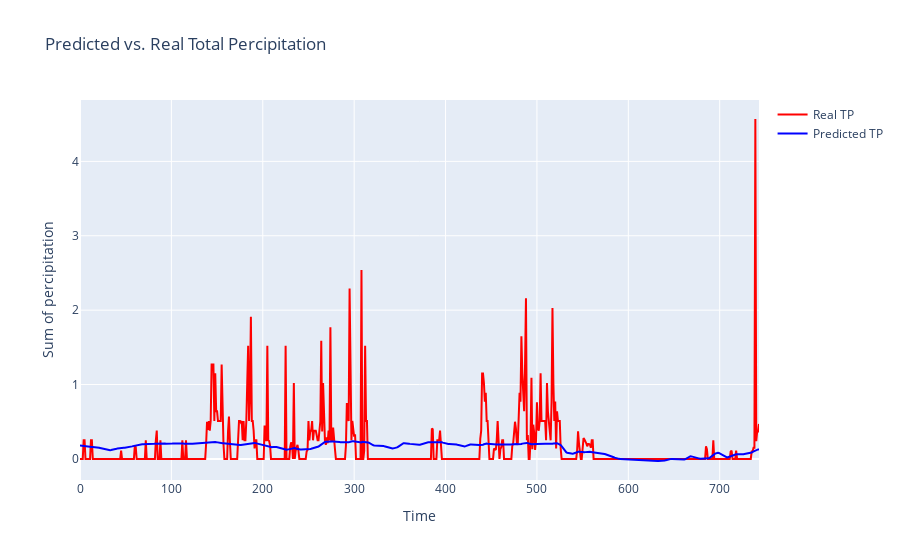

The code cell stored with this chart in its notebook:
### Code cell
trace1 = go.Scatter(
    x=res.index, y=res['TP t+1'], mode='lines', name='Real TP', line=dict(color='red')
)
trace2 = go.Scatter(
    x=res.index, y=res['Predicted TP'], mode='lines', name='Predicted TP', line=dict(color='blue')
)

fig = go.Figure()

fig.add_trace(trace1)
fig.add_trace(trace2)

fig.update_layout(
    title='Predicted vs. Real Total Percipitation',
    xaxis_title='Time',
    yaxis_title='Sum of percipitation')

fig.show()

### Figure 1 — Plotly figure (JSON) as saved in the notebook; plotly's stock layout.template omitted (floating-point values rounded to 4 significant figures; data arrays with more than 128 entries replaced by an {"elided": "..."} marker saying what was removed)
{"data": [{"line": {"color": "red"}, "mode": "lines", "name": "Real TP", "type": "scatter", "x": {"elided": "744 int values"}, "y": {"elided": "744 float values"}}, {"line": {"color": "blue"}, "mode": "lines", "name": "Predicted TP", "type": "scatter", "x": {"elided": "744 int values"}, "y": {"elided": "744 float values"}}], "layout": {"autosize": true, "title": {"text": "Predicted vs. Real Total Percipitation"}, "xaxis": {"autorange": true, "range": [0, 743], "title": {"text": "Time"}, "type": "linear"}, "yaxis": {"autorange": true, "range": [-0.2835, 4.825], "title": {"text": "Sum of percipitation"}, "type": "linear"}}}
